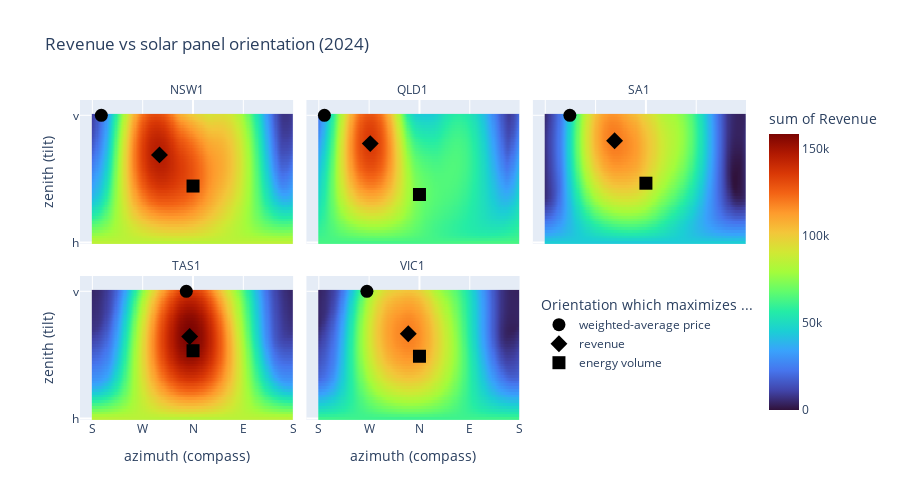
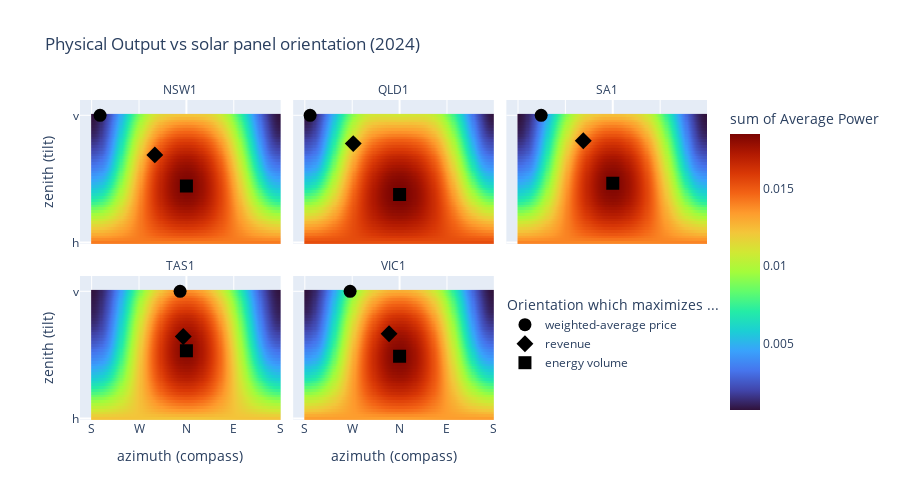
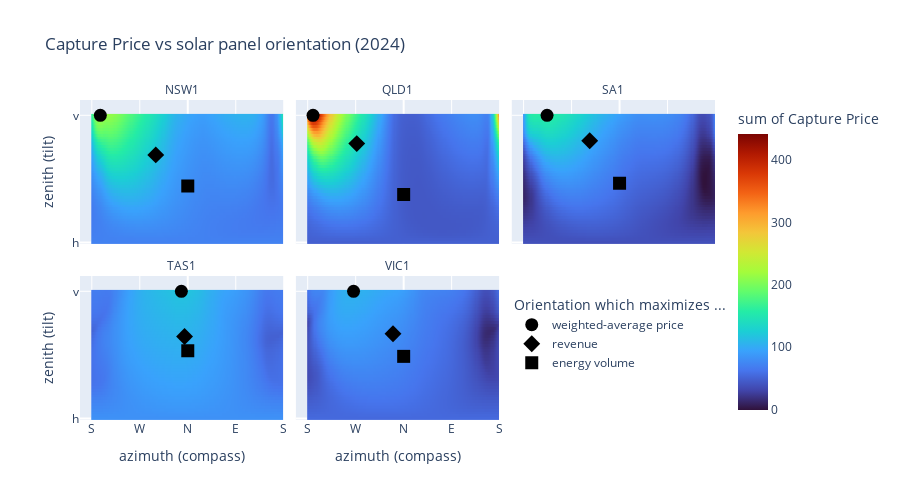

Write notebook code for charts like these, in order.
### Code cell
os.makedirs(results_dir, exist_ok=True)

plot_configs = [
    ("REVENUE", "Revenue", "$"),
    ("POWER_AVG", "Physical Output", "Average MW"),
    ("CAPTURE_PRICE", "Capture Price", "$/MWh"),
]

for (z, title, units) in plot_configs:
    
    fig = px.density_heatmap(heat_colours_df, 
                             x="PANEL_AZIMUTH", 
                             y="PANEL_ZENITH",
                             z=z,
                             title = f"{title} vs solar panel orientation (2024)",
                             histfunc="sum", # already one value per group
                             facet_col="REGIONID",
                             facet_col_wrap=3,
                             facet_row_spacing=0.1,
                             labels = {
                                 "PANEL_AZIMUTH": "azimuth (compass)",
                                 "PANEL_ZENITH": "zenith (tilt)",
                                 "REVENUE": "Revenue",
                                 "CAPTURE_PRICE": "Capture Price",
                                 "POWER_AVG": "Average Power",
                             },
                             hover_data=["YEAR", "REVENUE", "CAPTURE_PRICE", "POWER_AVG"],
                             color_continuous_scale="Turbo",
                            )
    
    fig.update_traces(xbins= {
                             'start': heat_colours_df.select(pl.col("PANEL_AZIMUTH").min()).item() - panel_azimuth_step/2,
                             'end': heat_colours_df.select(pl.col("PANEL_AZIMUTH").max()).item(),
                             'size': panel_azimuth_step
                         },
                         ybins = {
                             'start': heat_colours_df.select(pl.col("PANEL_ZENITH").min()).item() - panel_zenith_step / 2,
                             'end': heat_colours_df.select(pl.col("PANEL_ZENITH").max()).item(),
                             'size': panel_zenith_step
                         }
                        )

    # trace_fig = px.line(
    #     peaks_all_years.filter(pl.col("MAX_OF") == "REVENUE"),
    #     x="PANEL_AZIMUTH", 
    #     y="PANEL_ZENITH",
    #     text="YEAR_FIRST_LAST_TEXT",
    #     #size = "YEAR_RELATIVE",
    #     #color="YEAR",
    #     facet_col="REGIONID",
    #     hover_data=["YEAR", "REVENUE", "CAPTURE_PRICE", "POWER_AVG"],
    #     facet_col_wrap=3
    # )

        
    # # Add line traces to heatmap
    # for trace in trace_fig.data:
    #     fig.add_trace(trace)
    
    scatter_fig = px.scatter(peaks_last_year, 
                             x="PANEL_AZIMUTH", 
                             y="PANEL_ZENITH",
                             symbol="MAX_OF",
                             facet_col="REGIONID",
                             hover_data=["YEAR", "REVENUE", "CAPTURE_PRICE", "POWER_AVG"],
                             facet_col_wrap=3,
                             labels={
                                 "MAX_OF": "Maximum of what?"
                             }
                            )

    scatter_fig.update_traces(marker={'size': 13, 'color': 'black'})
    
    # Update legend labels
    scatter_fig.for_each_trace(
        lambda trace: trace.update(
            name={
                'CAPTURE_PRICE': 'weighted-average price',
                'REVENUE': 'revenue', 
                'POWER_AVG': 'energy volume'
            }.get(trace.name, trace.name)
        )
    )
    
    # Add scatter traces to heatmap
    for trace in scatter_fig.data:
        fig.add_trace(trace)
    
    fig.update_xaxes(
        tickmode='array',
        tickvals=[-180, -90, 0, 90, 180-1, 270],
        ticktext=['S', 'W', 'N', 'E', 'S', 'W']
    )
    
    fig.update_yaxes(
        tickmode='array',
        tickvals=[0, 90],
        ticktext=['h', 'v']
    )
    
    fig.for_each_annotation(lambda a: a.update(text=a.text.split("=")[-1]))

    # manually reposition legends, otherwise they overlap
    fig.update_layout(
        # dots
        legend=dict(
            orientation="v",
            yanchor="top",
            y=0.4,
            xanchor="center",
            x=0.85,
            title="Orientation which maximizes ..."
        ),
        # heatmap
        legend2=dict(
            orientation="v", 
            yanchor="top",
            y=1,
            xanchor="left", 
            x=1.02,
        )
    )

    fig.update_layout(width=900, height=500)
    
    fig.show()

    fig.write_image(os.path.join(results_dir, f"{z}.png"))
